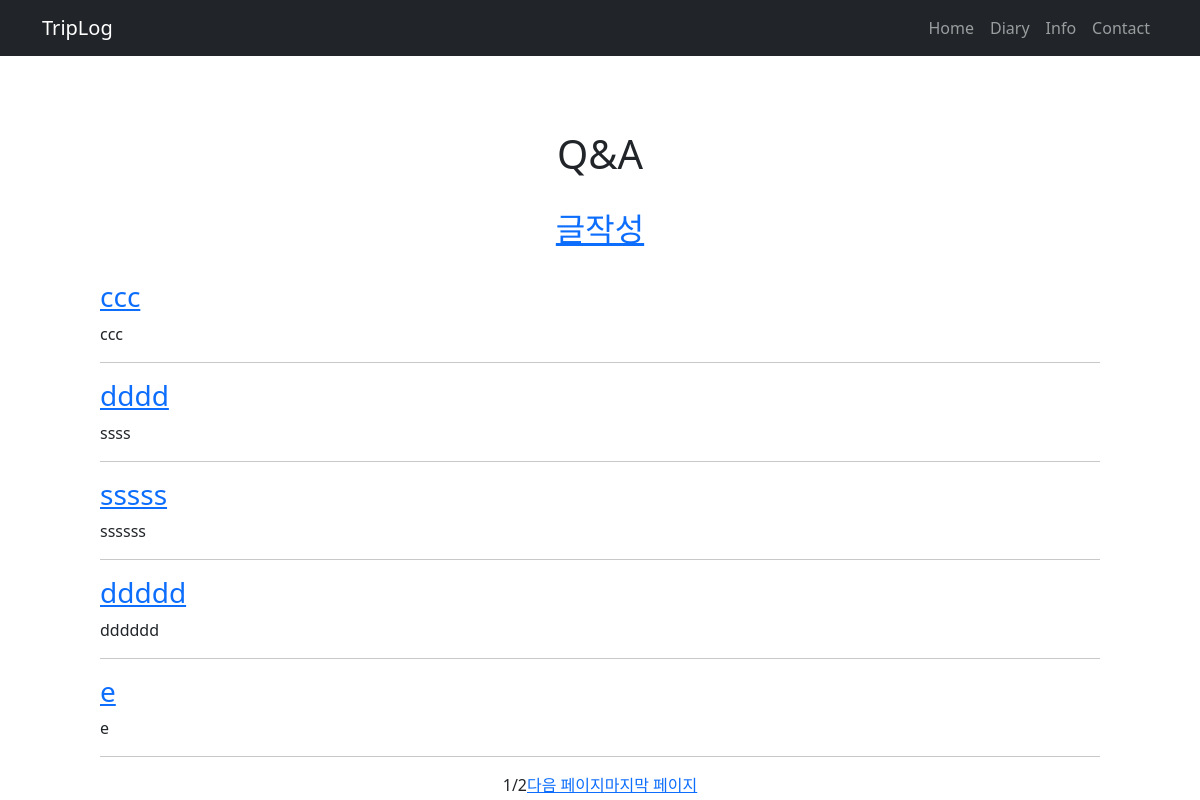
The app's page /contact/, older data.
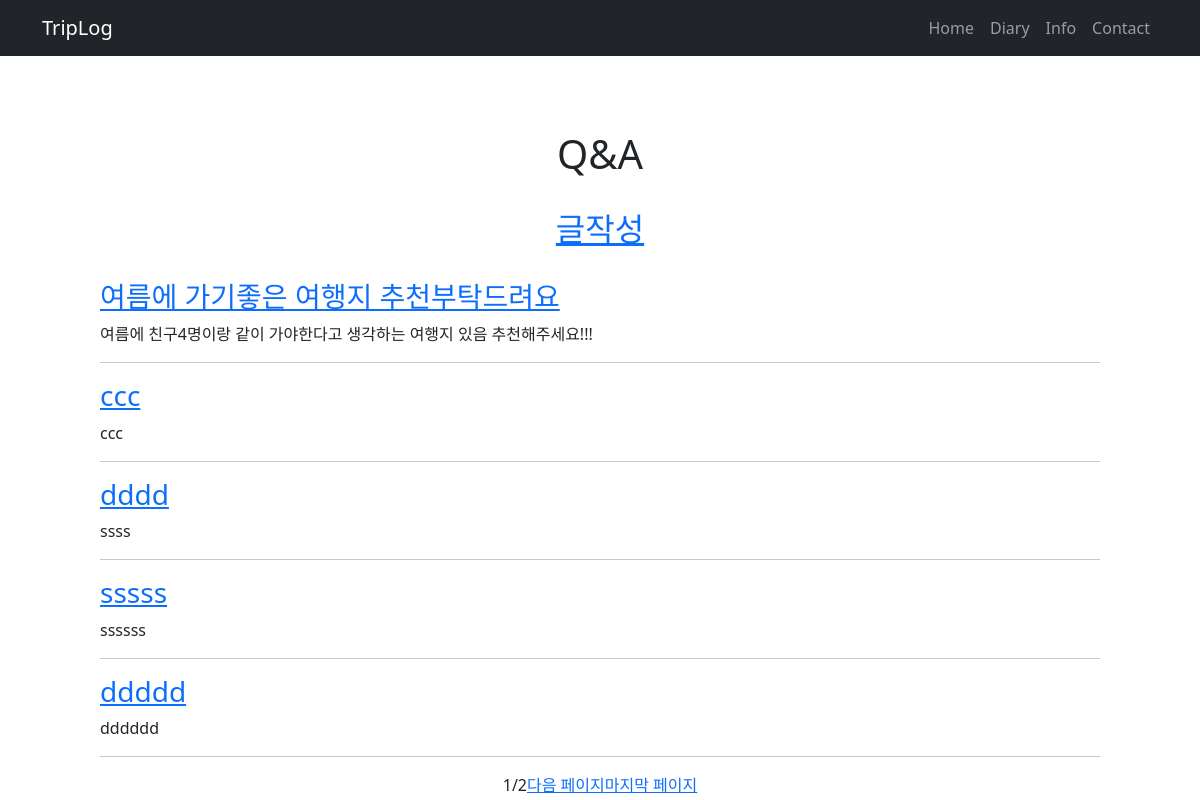
The same page, newer data.
### contact/models.py (models this page shows, shortened)
class Post(models.Model):
    title = models.CharField(verbose_name="제목", max_length=128)
    image = models.ImageField(verbose_name='이미지', null=True, blank=True)
    body = models.TextField(verbose_name="내용", default="")
    created_at = models.DateTimeField(verbose_name="작성일", auto_now_add=True)
    photo = models.ImageField(verbose_name="이미지", blank=True, null=True, upload_to='blog_photo')

### contact/views.py (the view)
# urls.py: path('', views.post_list, name='home'),
def post_list(request):
    posts = Post.objects.all().order_by('-created_at')
    paginator = Paginator(posts, 5)
    pagnum = request.GET.get('page')
    posts = paginator.get_page(pagnum)
    return render(request, 'post_list.html', {'posts':posts})

### contact/templates/post_list.html (shortened to what this page needs)
{% extends "diaryhome.html" %}
{% load static %}
{% block content %}
<br>
<div div style="display: flex; justify-content: center; padding-top: 50px">
    <h1>Q&A</h1>
</div>
<br>
<div style="display: flex; justify-content: center">
    <a href="{%url 'create' %}">
        <h2>글작성</h2>
    </a>
</div>
<br>
<div style="padding-left: 100px; padding-right: 100px;">
    {% for post in posts %}
    <h3><a href="{% url 'post_detail' post.id %}">{{post.title}}</a></h3>
    {{post.body}}
    <hr>
    {% endfor %}
</div>
<div style="display: flex; justify-content: center">
    <span> {{ posts.number }} </span>
    <span> / </span>
    <span> {{ posts.paginator.num_pages }} </span>
    {% if posts.has_next %}
    <a href="?page={{posts.next_page_number}}">다음 페이지</a>
    <a href="?page={{posts.paginator.num_pages}}">마지막 페이지</a>
    {% endif %}
    </body>
{% endblock %}

Row changes from the older to the newer data that the page shows:
no longer on this page (row unchanged): Post: title "e", body "e"
added Post: title "여름에 가기좋은 여행지 추천부탁드려요", body "여름에 친구4명이랑 같이 가야한다고 생각하는 여행지 있음 추천해주세요!!!"
